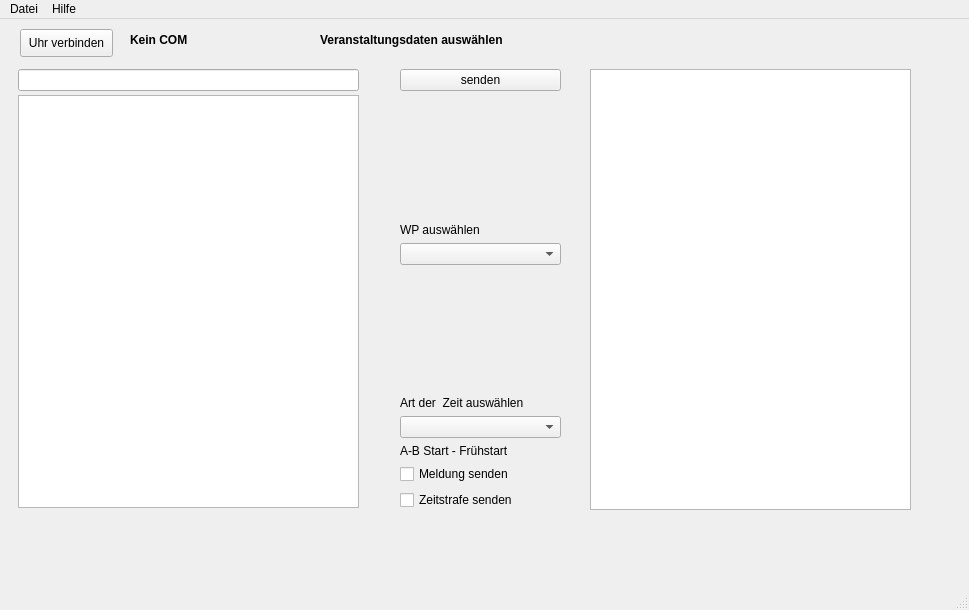
<?xml version="1.0" encoding="UTF-8"?>
<ui version="4.0">
 <class>MainWindow</class>
 <widget class="QMainWindow" name="MainWindow">
  <property name="geometry">
   <rect>
    <x>0</x>
    <y>0</y>
    <width>969</width>
    <height>610</height>
   </rect>
  </property>
  <property name="windowTitle">
   <string>CP2TWS </string>
  </property>
  <property name="windowIcon">
   <iconset>
    <normaloff>../test/CP2TWS.png</normaloff>../test/CP2TWS.png</iconset>
  </property>
  <property name="windowOpacity">
   <double>1.000000000000000</double>
  </property>
  <widget class="QWidget" name="centralwidget">
   <widget class="QWidget" name="horizontalLayoutWidget">
    <property name="geometry">
     <rect>
      <x>20</x>
      <y>50</y>
      <width>311</width>
      <height>441</height>
     </rect>
    </property>
    <layout class="QHBoxLayout" name="horizontalLayout"/>
   </widget>
   <widget class="QWidget" name="horizontalLayoutWidget_2">
    <property name="geometry">
     <rect>
      <x>400</x>
      <y>50</y>
      <width>161</width>
      <height>441</height>
     </rect>
    </property>
    <layout class="QHBoxLayout" name="horizontalLayout_2">
     <item>
      <layout class="QVBoxLayout" name="verticalLayout_2">
       <item>
        <widget class="QPushButton" name="sendButton">
         <property name="statusTip">
          <string>Zeit und Startnummer an Veranstaltung senden</string>
         </property>
         <property name="text">
          <string>senden</string>
         </property>
        </widget>
       </item>
       <item>
        <spacer name="verticalSpacer">
         <property name="orientation">
          <enum>Qt::Vertical</enum>
         </property>
         <property name="sizeHint" stdset="0">
          <size>
           <width>20</width>
           <height>40</height>
          </size>
         </property>
        </spacer>
       </item>
       <item>
        <widget class="QLabel" name="label">
         <property name="text">
          <string>WP auswählen</string>
         </property>
        </widget>
       </item>
       <item>
        <widget class="QComboBox" name="WPcomboBox">
         <property name="statusTip">
          <string>WP-Auswahl</string>
         </property>
         <item>
          <property name="text">
           <string/>
          </property>
         </item>
         <item>
          <property name="text">
           <string>WP 1</string>
          </property>
         </item>
         <item>
          <property name="text">
           <string>WP 2</string>
          </property>
         </item>
         <item>
          <property name="text">
           <string>WP 3</string>
          </property>
         </item>
         <item>
          <property name="text">
           <string>WP 4</string>
          </property>
         </item>
         <item>
          <property name="text">
           <string>WP 5</string>
          </property>
         </item>
         <item>
          <property name="text">
           <string>WP 6</string>
          </property>
         </item>
         <item>
          <property name="text">
           <string>WP 7</string>
          </property>
         </item>
         <item>
          <property name="text">
           <string>WP 8</string>
          </property>
         </item>
         <item>
          <property name="text">
           <string>WP 9</string>
          </property>
         </item>
         <item>
          <property name="text">
           <string>WP 10</string>
          </property>
         </item>
         <item>
          <property name="text">
           <string>WP 11</string>
          </property>
         </item>
         <item>
          <property name="text">
           <string>WP12</string>
          </property>
         </item>
         <item>
          <property name="text">
           <string>WP 13</string>
          </property>
         </item>
         <item>
          <property name="text">
           <string>WP 14</string>
          </property>
         </item>
         <item>
          <property name="text">
           <string>WP 15</string>
          </property>
         </item>
         <item>
          <property name="text">
           <string>WP 16</string>
          </property>
         </item>
         <item>
          <property name="text">
           <string>WP 17</string>
          </property>
         </item>
         <item>
          <property name="text">
           <string>WP 18</string>
          </property>
         </item>
         <item>
          <property name="text">
           <string>WP 19</string>
          </property>
         </item>
         <item>
          <property name="text">
           <string>WP 20</string>
          </property>
         </item>
        </widget>
       </item>
       <item>
        <spacer name="verticalSpacer_2">
         <property name="orientation">
          <enum>Qt::Vertical</enum>
         </property>
         <property name="sizeHint" stdset="0">
          <size>
           <width>20</width>
           <height>40</height>
          </size>
         </property>
        </spacer>
       </item>
       <item>
        <widget class="QLabel" name="label_2">
         <property name="text">
          <string>Art der  Zeit auswählen</string>
         </property>
        </widget>
       </item>
       <item>
        <widget class="QComboBox" name="ZeitartcomboBox">
         <property name="toolTip">
          <string>Art der zu sendenden Zeit</string>
         </property>
         <property name="statusTip">
          <string>Zeitart Auswahl</string>
         </property>
         <property name="currentText">
          <string/>
         </property>
         <property name="currentIndex">
          <number>0</number>
         </property>
         <item>
          <property name="text">
           <string/>
          </property>
         </item>
         <item>
          <property name="text">
           <string>Rundkurs START</string>
          </property>
         </item>
         <item>
          <property name="text">
           <string>A-B Start</string>
          </property>
         </item>
         <item>
          <property name="text">
           <string>ZIEL</string>
          </property>
         </item>
         <item>
          <property name="text">
           <string>FAHRZEIT</string>
          </property>
         </item>
        </widget>
       </item>
       <item>
        <widget class="QLabel" name="label_3">
         <property name="text">
          <string>A-B Start - Frühstart </string>
         </property>
        </widget>
       </item>
       <item>
        <widget class="QCheckBox" name="msg_checkBox">
         <property name="enabled">
          <bool>true</bool>
         </property>
         <property name="text">
          <string>Meldung senden</string>
         </property>
        </widget>
       </item>
       <item>
        <widget class="QCheckBox" name="tmpn_checkBox">
         <property name="text">
          <string>Zeitstrafe senden</string>
         </property>
        </widget>
       </item>
      </layout>
     </item>
    </layout>
   </widget>
   <widget class="QWidget" name="horizontalLayoutWidget_3">
    <property name="geometry">
     <rect>
      <x>590</x>
      <y>50</y>
      <width>321</width>
      <height>441</height>
     </rect>
    </property>
    <layout class="QHBoxLayout" name="horizontalLayout_3">
     <item>
      <widget class="QListWidget" name="SendlistWidget">
       <property name="enabled">
        <bool>true</bool>
       </property>
       <property name="statusTip">
        <string>gesendete Zeiten</string>
       </property>
      </widget>
     </item>
    </layout>
   </widget>
   <widget class="QPushButton" name="connectButton">
    <property name="geometry">
     <rect>
      <x>20</x>
      <y>10</y>
      <width>93</width>
      <height>28</height>
     </rect>
    </property>
    <property name="statusTip">
     <string>vor Verbindung COM einstellen</string>
    </property>
    <property name="text">
     <string>Uhr verbinden</string>
    </property>
    <property name="checkable">
     <bool>true</bool>
    </property>
    <property name="checked">
     <bool>false</bool>
    </property>
   </widget>
   <widget class="QLabel" name="Comlabel">
    <property name="geometry">
     <rect>
      <x>130</x>
      <y>10</y>
      <width>71</width>
      <height>21</height>
     </rect>
    </property>
    <property name="font">
     <font>
      <bold>true</bold>
     </font>
    </property>
    <property name="text">
     <string>Kein COM</string>
    </property>
   </widget>
   <widget class="QLabel" name="portallabel">
    <property name="geometry">
     <rect>
      <x>320</x>
      <y>10</y>
      <width>591</width>
      <height>21</height>
     </rect>
    </property>
    <property name="font">
     <font>
      <bold>true</bold>
     </font>
    </property>
    <property name="statusTip">
     <string>Veranstaltungsadresse - grün wenn gültig / rot bei Adressfehler</string>
    </property>
    <property name="text">
     <string>Veranstaltungsdaten auswählen</string>
    </property>
   </widget>
   <widget class="QWidget" name="layoutWidget">
    <property name="geometry">
     <rect>
      <x>18</x>
      <y>50</y>
      <width>341</width>
      <height>439</height>
     </rect>
    </property>
    <layout class="QVBoxLayout" name="verticalLayout">
     <property name="spacing">
      <number>4</number>
     </property>
     <item>
      <widget class="QLineEdit" name="StartNrlineEdit">
       <property name="statusTip">
        <string>Startnummer eingeben</string>
       </property>
      </widget>
     </item>
     <item>
      <widget class="QListWidget" name="UhrlistWidget">
       <property name="statusTip">
        <string>Zeitenliste Uhr, oberste Zeit wird gesendet</string>
       </property>
       <property name="tabKeyNavigation">
        <bool>true</bool>
       </property>
      </widget>
     </item>
    </layout>
   </widget>
  </widget>
  <widget class="QMenuBar" name="menubar">
   <property name="geometry">
    <rect>
     <x>0</x>
     <y>0</y>
     <width>969</width>
     <height>26</height>
    </rect>
   </property>
   <widget class="QMenu" name="menuDatei">
    <property name="title">
     <string>Datei</string>
    </property>
    <addaction name="actionCOMselect"/>
    <addaction name="actionVeranstaltung"/>
    <addaction name="actionKonfiguration_laden"/>
    <addaction name="actionKonfiguration_speichern"/>
    <addaction name="actionexit"/>
   </widget>
   <widget class="QMenu" name="menuHilfe">
    <property name="title">
     <string>Hilfe</string>
    </property>
    <addaction name="actionUeber_CP2TWS"/>
   </widget>
   <addaction name="menuDatei"/>
   <addaction name="menuHilfe"/>
  </widget>
  <widget class="QStatusBar" name="statusbar"/>
  <action name="actionCOMselect">
   <property name="text">
    <string>COM auswählen</string>
   </property>
   <property name="shortcut">
    <string>Alt+C</string>
   </property>
  </action>
  <action name="actionVeranstaltung">
   <property name="text">
    <string>Veranstaltungsdaten</string>
   </property>
   <property name="shortcut">
    <string>Alt+V</string>
   </property>
  </action>
  <action name="actionexit">
   <property name="text">
    <string>Beenden</string>
   </property>
  </action>
  <action name="actionUeber_CP2TWS">
   <property name="text">
    <string>über CP2TWS</string>
   </property>
  </action>
  <action name="actionKonfiguration_laden">
   <property name="text">
    <string>Konfiguration laden</string>
   </property>
  </action>
  <action name="actionKonfiguration_speichern">
   <property name="text">
    <string>Konfiguration speichern</string>
   </property>
  </action>
 </widget>
 <resources/>
 <connections>
  <connection>
   <sender>connectButton</sender>
   <signal>clicked(bool)</signal>
   <receiver>connectButton</receiver>
   <slot>toggle()</slot>
   <hints>
    <hint type="sourcelabel">
     <x>79</x>
     <y>44</y>
    </hint>
    <hint type="destinationlabel">
     <x>79</x>
     <y>44</y>
    </hint>
   </hints>
  </connection>
 </connections>
</ui>
